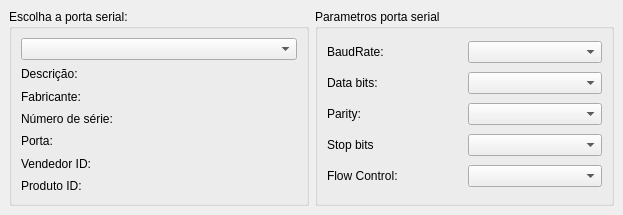
<?xml version="1.0" encoding="UTF-8"?>
<ui version="4.0">
 <class>serialhandler</class>
 <widget class="QDialog" name="serialhandler">
  <property name="geometry">
   <rect>
    <x>0</x>
    <y>0</y>
    <width>623</width>
    <height>215</height>
   </rect>
  </property>
  <property name="windowTitle">
   <string>Dialog</string>
  </property>
  <layout class="QGridLayout" name="gridLayout_3">
   <property name="leftMargin">
    <number>0</number>
   </property>
   <property name="topMargin">
    <number>0</number>
   </property>
   <property name="rightMargin">
    <number>0</number>
   </property>
   <property name="bottomMargin">
    <number>0</number>
   </property>
   <item row="0" column="0">
    <widget class="QWidget" name="gridWidget" native="true">
     <property name="sizePolicy">
      <sizepolicy hsizetype="Preferred" vsizetype="Minimum">
       <horstretch>0</horstretch>
       <verstretch>0</verstretch>
      </sizepolicy>
     </property>
     <layout class="QGridLayout" name="gridLayout_4">
      <item row="0" column="0">
       <layout class="QHBoxLayout" name="horizontalLayout">
        <item>
         <widget class="QGroupBox" name="selectBox">
          <property name="sizePolicy">
           <sizepolicy hsizetype="Ignored" vsizetype="Preferred">
            <horstretch>0</horstretch>
            <verstretch>0</verstretch>
           </sizepolicy>
          </property>
          <property name="minimumSize">
           <size>
            <width>150</width>
            <height>0</height>
           </size>
          </property>
          <property name="baseSize">
           <size>
            <width>0</width>
            <height>0</height>
           </size>
          </property>
          <property name="title">
           <string>Escolha a porta serial:</string>
          </property>
          <layout class="QGridLayout" name="gridLayout">
           <item row="6" column="0">
            <widget class="QLabel" name="pidLabel">
             <property name="text">
              <string>Produto ID:</string>
             </property>
            </widget>
           </item>
           <item row="3" column="0">
            <widget class="QLabel" name="serialNumberLabel">
             <property name="text">
              <string>Número de série:</string>
             </property>
            </widget>
           </item>
           <item row="4" column="0">
            <widget class="QLabel" name="locationLabel">
             <property name="text">
              <string>Porta:</string>
             </property>
            </widget>
           </item>
           <item row="5" column="0">
            <widget class="QLabel" name="vidLabel">
             <property name="text">
              <string>Vendedor ID:</string>
             </property>
            </widget>
           </item>
           <item row="1" column="0">
            <widget class="QLabel" name="descriptionLabel">
             <property name="text">
              <string>Descrição:</string>
             </property>
            </widget>
           </item>
           <item row="2" column="0">
            <widget class="QLabel" name="manufacturerLabel">
             <property name="text">
              <string>Fabricante:</string>
             </property>
            </widget>
           </item>
           <item row="0" column="0">
            <widget class="QComboBox" name="serialPortInfoListBox"/>
           </item>
          </layout>
         </widget>
        </item>
        <item>
         <widget class="QGroupBox" name="parametersBox">
          <property name="title">
           <string>Parametros porta serial</string>
          </property>
          <layout class="QGridLayout" name="gridLayout_2">
           <item row="0" column="1">
            <widget class="QComboBox" name="baudRateBox"/>
           </item>
           <item row="0" column="0">
            <widget class="QLabel" name="baudRateLabel">
             <property name="text">
              <string>BaudRate:</string>
             </property>
            </widget>
           </item>
           <item row="2" column="0">
            <widget class="QLabel" name="label_2">
             <property name="text">
              <string>Parity:</string>
             </property>
            </widget>
           </item>
           <item row="1" column="0">
            <widget class="QLabel" name="label">
             <property name="text">
              <string>Data bits:</string>
             </property>
            </widget>
           </item>
           <item row="3" column="0">
            <widget class="QLabel" name="label_3">
             <property name="text">
              <string>Stop bits</string>
             </property>
            </widget>
           </item>
           <item row="4" column="0">
            <widget class="QLabel" name="label_4">
             <property name="text">
              <string>Flow Control:</string>
             </property>
            </widget>
           </item>
           <item row="1" column="1">
            <widget class="QComboBox" name="dataBitsBox"/>
           </item>
           <item row="2" column="1">
            <widget class="QComboBox" name="parityBox"/>
           </item>
           <item row="3" column="1">
            <widget class="QComboBox" name="stopBitsBox"/>
           </item>
           <item row="4" column="1">
            <widget class="QComboBox" name="flowControlBox"/>
           </item>
          </layout>
         </widget>
        </item>
       </layout>
      </item>
     </layout>
    </widget>
   </item>
  </layout>
 </widget>
 <resources/>
 <connections/>
</ui>
